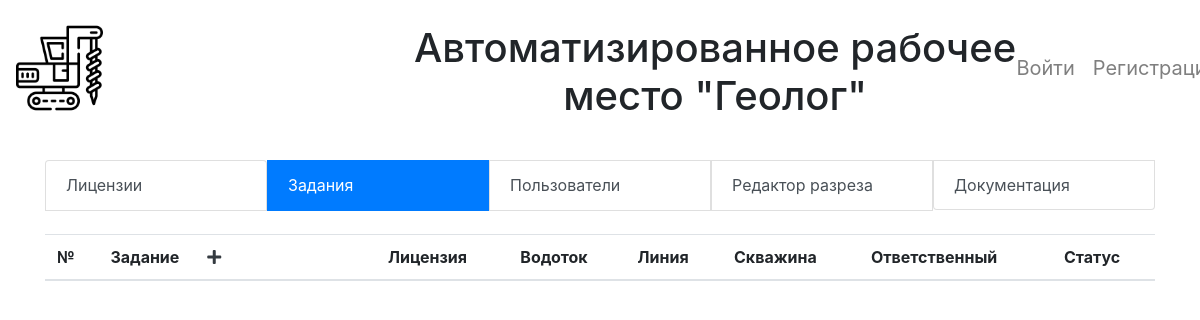
The app's page /, older data.
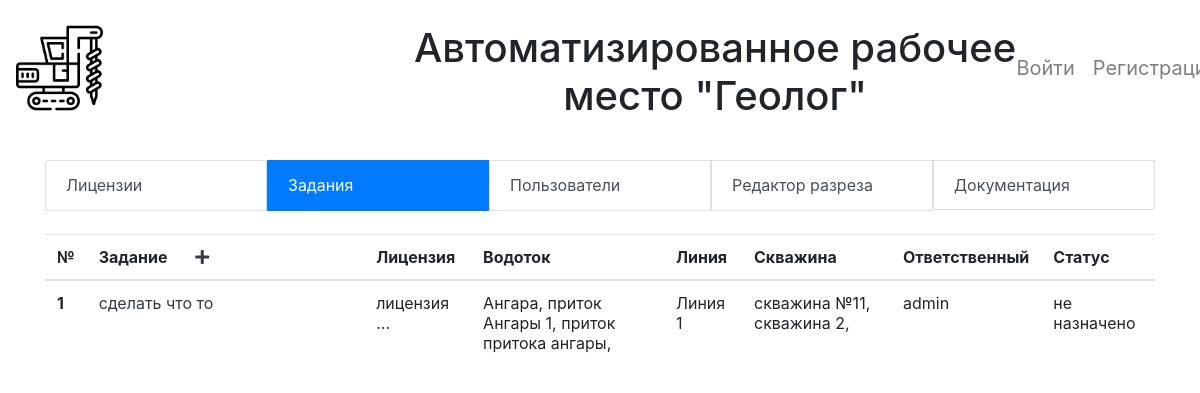
The same page, newer data.
### main/models.py (models this page shows, shortened)
class Task(models.Model):
    short_name = models.CharField("Брифинг", max_length=255)
    description = models.TextField("Текст задания")
    license = models.ForeignKey(License, on_delete=models.CASCADE, verbose_name="Лицензия")
    line = models.ForeignKey(Line, on_delete=models.CASCADE, verbose_name="Линия")
    wells = models.ManyToManyField(Well, through='WellTask', through_fields=('task', 'well'), verbose_name="Скважины")
    responsible = models.ForeignKey(CustomUser, on_delete=models.CASCADE, verbose_name="Ответственный")
    status = models.ForeignKey(TaskStatus, on_delete=models.CASCADE, verbose_name="Статус")
    comment = models.TextField("Комментарий", null=True, blank=True)
    created_at = models.DateTimeField("Дата создания", auto_now_add=True)
    updated_at = models.DateTimeField("Дата обновления", auto_now=True)
    class Meta:
        verbose_name = "Задание"
        verbose_name_plural = "Задания"

class License(models.Model):
    short_name = models.CharField("Наименование", max_length=255)
    name = models.TextField("Полное наименование")
    geologist = models.ForeignKey(CustomUser, related_name='geologist_id', on_delete=models.SET_NULL, verbose_name="Геолог", null=True)
    status = models.ForeignKey(LicenseStatus, on_delete=models.CASCADE, verbose_name="Статус")
    used_enginery = models.TextField("Используемая техника", null=True, default="Не назначено")
    mbu = models.ForeignKey(CustomUser, related_name='mbu_id', on_delete=models.SET_NULL, verbose_name="МБУ", null=True)
    pmbou = models.ForeignKey(CustomUser, related_name='pmbou_id', on_delete=models.SET_NULL, verbose_name="ПМБУ", null=True)
    watercourses = models.ManyToManyField(WaterCourse, through='LicenseWaterCourse', through_fields=('license', 'watercourse'), verbose_name="Водотоки", blank=True)
    lines = models.ManyToManyField(Line, through='LineLicenseWaterCourse', through_fields=('license', 'line'), verbose_name="Водотоки", blank=True)
    comment = models.TextField("Комментарий", null=True, blank=True)
    created_at = models.DateTimeField("Дата создания", auto_now_add=True)
    updated_at = models.DateTimeField("Дата обновления", auto_now=True)
    class Meta:
        verbose_name = "Лицензия"
        verbose_name_plural = "Лицензии"

class WaterCourse(models.Model):
    name = models.CharField("Наименование", max_length=255)
    created_at = models.DateTimeField("Дата создания", auto_now_add=True)
    updated_at = models.DateTimeField("Дата обновления", auto_now=True)
    def __str__(self):
        return self.name
    class Meta:
        verbose_name = "Водоток"
        verbose_name_plural = "Водотоки"

class Line(models.Model):
    name = models.CharField("Наименование", max_length=50)
    def __str__(self):
        return self.name
    class Meta:
        verbose_name = "Линия"
        verbose_name_plural = "Линии"

class Well(models.Model):
    name = models.CharField("Наименование", max_length=255)
    description = models.TextField("Описание", null=True, blank=True)
    comment = models.TextField("Комментарий", null=True, blank=True)
    line = models.ForeignKey(Line, verbose_name="Линия", on_delete=models.CASCADE, null=True)
    created_at = models.DateTimeField("Дата создания", auto_now_add=True)
    updated_at = models.DateTimeField("Дата обновления", auto_now=True)
    def __str__(self):
        return self.name
    class Meta:
        verbose_name = "Скважина"
        verbose_name_plural = "Скважины"

class CustomUser(AbstractBaseUser):
    username = models.CharField("Логин пользователя", max_length=50, unique=True)
    first_name = models.CharField("Имя", max_length=50)
    last_name = models.CharField("Фамилия", max_length=50)
    patronymic = models.CharField("Отчество", max_length=50, default="нет")
    team = models.ForeignKey(Team, verbose_name="Номер бригады", on_delete=models.CASCADE, null=True)
    phone_number = models.CharField("Номер телефона", max_length=50, default="Не указано")
    email = models.EmailField(verbose_name="Email", max_length=255, unique=True, blank=True, null=True)
    role = models.ForeignKey(Role, on_delete=models.CASCADE, verbose_name="Должность")
    is_active = models.BooleanField(default=True)
    is_admin = models.BooleanField(default=False)
    objects = CustomUserManager()
    created_at = models.DateTimeField("Дата создания", auto_now_add=True)
    updated_at = models.DateTimeField("Дата обновления", auto_now=True)
    USERNAME_FIELD = 'username'
    REQUIRED_FIELDS = ['password']
    def __str__(self):
        return self.username
    class Meta:
        verbose_name = "Пользователь"
        verbose_name_plural = "Пользователи"

class TaskStatus(models.Model):
    name = models.CharField("Наименование", max_length=50)
    def __str__(self):
        return self.name
    class Meta:
        verbose_name = "Статус задания"
        verbose_name_plural = "Статусы заданий"

### main/views.py (the view)
# urls.py: path('', views.MainMenuView.as_view(), name="index"),
class MainMenuView(ListView):
    template_name = "main/main_menu.html"
    queryset = models.Well
    def get_queryset(self):
        if self.request.GET.get("target") == "objects":
            queryset = models.License.objects.all()
        elif self.request.GET.get("target") == "users":
            queryset = models.CustomUser.objects.exclude(is_admin=True).all()
        else:
            queryset = models.Task.objects.all()
        return queryset
    def get_context_data(self, **kwargs):
        context = super().get_context_data(**kwargs)
        context['target'] = self.request.GET.get('target')
        return context

### templates/main/main_menu.html
{% extends "layout.html" %}
{% block content %}
    <div class="col-12">
      <div class="list-group d-flex flex-row" id="list-tab" role="tablist">
        <a class="list-group-item list-group-item-action {% if target == 'objects' %}active{% endif %}" id="list-home-list" href="/main_menu?target=objects">Лицензии</a>
        <a class="list-group-item list-group-item-action {% if target == 'tasks' or target == None %}active{% endif %}" id="list-profile-list" href="/main_menu?target=tasks">Задания</a>
        <a class="list-group-item list-group-item-action {% if target == 'users' %}active{% endif %}" id="list-messages-list" href="/main_menu?target=users">Пользователи</a>
        <a class="list-group-item list-group-item-action {% if target == 'section_editor' %}active{% endif %}" id="list-settings-list" href="/main_menu?target=section_editor">Редактор разреза</a>
        <a class="list-group-item list-group-item-action {% if target == 'documents' %}active{% endif %}" id="list-settings-list" href="/main_menu?target=documents">Документация</a>
      </div>
    </div>
    <div class="col-12 my-4">
      <table class="table table-hover">
        {% if target == 'objects' %}
          {% include 'main/main_menu_partials/objects_partial.html' %}
        {% elif target == 'tasks' %}
          {% include 'main/main_menu_partials/tasks_partial.html' %}
        {% elif target == 'users' %}
          {% include 'main/main_menu_partials/users_partial.html' %}
        {% elif target == 'section_editor' %}
          {% include 'main/main_menu_partials/section_editor_partial.html' %}
        {% elif target == 'documents' %}
          {% include 'main/main_menu_partials/documents_partial.html' %}
        {% else %}
          {% include 'main/main_menu_partials/tasks_partial.html' %}
        {% endif %}
      </table>
    </div>
{% endblock %}

### templates/main/main_menu_partials/tasks_partial.html
{% block content %}
  <thead class="bg-navbar-main">
    <tr>
      <th scope="col">№</th>
      <th class="w-25" scope="col">Задание <a href="/tasks/add" class="ml-4 text-dark"><i class="fas fa-plus"></i></a></th>
      <th scope="col">Лицензия</th>
      <th scope="col">Водоток</th>
      <th scope="col">Линия</th>
      <th scope="col">Скважина</th>
      <th scope="col">Ответственный</th>
      <th scope="col">Статус</th>
    </tr>
  </thead>
  <tbody>
    {% for task in object_list %}
      <tr>
        <th scope="row">{{ forloop.counter }}</th>
        <td><a href="/tasks/{{ task.id }}" class="text-dark">{{ task.short_name }}</a></td>
        <td>{{ task.license.name|truncatechars:10 }}</td>
        <td>
          {% for watercourse in task.license.watercourses.all %}
            {{ watercourse }},
          {% endfor %}
        </td>
        <td>{{ task.line }}</td>
        <td>
          {% for well in task.wells.all %}
            {{ well }},
          {% endfor %}
        </td>
        <td>{{ task.responsible|truncatechars:10 }}</td>
        <td>{{ task.status }}</td>
      </tr>
    {% endfor %}
  </tbody>
{% endblock %}

Row changes from the older to the newer data that the page shows:
added Task: short_name "сделать что то", license.name "лицензия …", line "Линия 1", responsible "admin", status "не назначено"
now on this page (row edited): WaterCourse: name "Ангара"
now on this page (row edited): WaterCourse: name "приток Ангары 1"
now on this page (row edited): WaterCourse: name "приток притока ангары"
added Well: name "скважина №11"
added Well: name "скважина 2"
